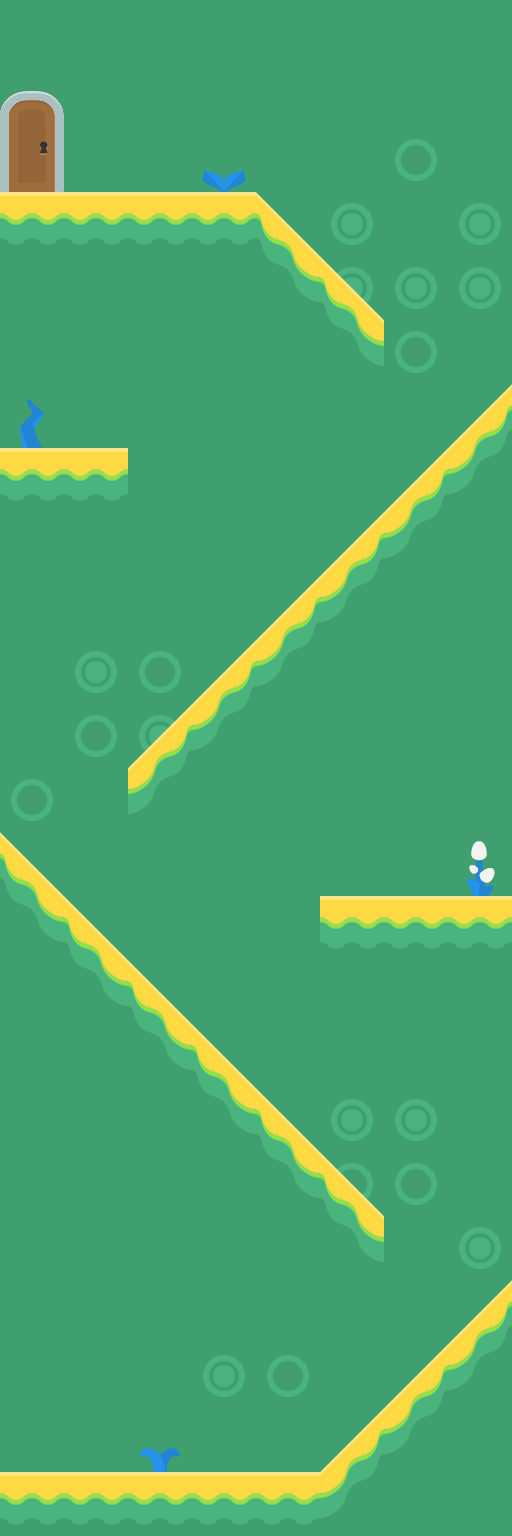

A 2D game scene composited from a Tiled map and its tileset images. What follows is a short description and the map's XML, with every tile layer's data as written:
An orthogonal 8x24 tile map with 64x64 px tiles, 3 tile layers (background, platforms, foreground) and 8 objects (emojiSpawn, playerSpawn, exitRect, emojiDeathRect).

<map version="1.5" tiledversion="1.7.2" orientation="orthogonal" renderorder="right-down" width="8" height="24" tilewidth="64" tileheight="64" infinite="0" nextlayerid="5" nextobjectid="5">
 <editorsettings>
  <export target="slopes.json" format="json" />
 </editorsettings>
 <tileset firstgid="1" name="kenney-tileset" tilewidth="64" tileheight="64" spacing="2" margin="1" tilecount="374" columns="22">
  <image source="../tiles/kenney-tileset-64px-extruded.png" width="1452" height="1122" />
  <tile id="67">
   <properties>
    <property name="collides" type="bool" value="true" />
   </properties>
  </tile>
  <tile id="68">
   <properties>
    <property name="collides" type="bool" value="true" />
   </properties>
  </tile>
  <tile id="69">
   <properties>
    <property name="collides" type="bool" value="true" />
   </properties>
  </tile>
  <tile id="70">
   <properties>
    <property name="collides" type="bool" value="true" />
   </properties>
  </tile>
  <tile id="71">
   <properties>
    <property name="collides" type="bool" value="true" />
   </properties>
  </tile>
  <tile id="72">
   <properties>
    <property name="collides" type="bool" value="true" />
   </properties>
  </tile>
  <tile id="73">
   <properties>
    <property name="collides" type="bool" value="true" />
   </properties>
  </tile>
  <tile id="74">
   <properties>
    <property name="collides" type="bool" value="true" />
   </properties>
  </tile>
  <tile id="89">
   <properties>
    <property name="collides" type="bool" value="true" />
   </properties>
   <objectgroup draworder="index" id="2">
    <object id="2" x="64" y="0">
     <polygon points="0,0 0,64 -64,64" />
    </object>
   </objectgroup>
  </tile>
  <tile id="90">
   <properties>
    <property name="collides" type="bool" value="true" />
   </properties>
   <objectgroup draworder="index" id="2">
    <object id="3" x="0" y="0">
     <polyline points="0,0 64,64 0,64 0,0" />
    </object>
   </objectgroup>
  </tile>
  <tile id="91">
   <properties>
    <property name="collides" type="bool" value="true" />
   </properties>
  </tile>
  <tile id="92">
   <properties>
    <property name="collides" type="bool" value="true" />
   </properties>
  </tile>
  <tile id="93">
   <properties>
    <property name="collides" type="bool" value="true" />
   </properties>
  </tile>
  <tile id="94">
   <properties>
    <property name="collides" type="bool" value="true" />
   </properties>
  </tile>
  <tile id="95">
   <properties>
    <property name="collides" type="bool" value="true" />
   </properties>
  </tile>
  <tile id="96">
   <properties>
    <property name="collides" type="bool" value="true" />
   </properties>
  </tile>
  <tile id="111">
   <properties>
    <property name="collides" type="bool" value="true" />
   </properties>
   <objectgroup draworder="index" id="2">
    <object id="1" x="0" y="0">
     <polyline points="0,0 0,32 32,0 0,0" />
    </object>
   </objectgroup>
  </tile>
  <tile id="112">
   <properties>
    <property name="collides" type="bool" value="true" />
   </properties>
   <objectgroup draworder="index" id="2">
    <object id="1" x="64" y="0">
     <polyline points="0,0 0,32 -32,0 0,0" />
    </object>
   </objectgroup>
  </tile>
  <tile id="113">
   <properties>
    <property name="collides" type="bool" value="true" />
   </properties>
  </tile>
  <tile id="114">
   <properties>
    <property name="collides" type="bool" value="true" />
   </properties>
  </tile>
  <tile id="115">
   <properties>
    <property name="collides" type="bool" value="true" />
   </properties>
  </tile>
  <tile id="116">
   <properties>
    <property name="collides" type="bool" value="true" />
   </properties>
  </tile>
  <tile id="117">
   <properties>
    <property name="collides" type="bool" value="true" />
   </properties>
  </tile>
  <tile id="118">
   <properties>
    <property name="collides" type="bool" value="true" />
   </properties>
  </tile>
  <tile id="279">
   <properties>
    <property name="collides" type="bool" value="true" />
    <property name="isDeadly" type="bool" value="true" />
   </properties>
  </tile>
 </tileset>
 <layer id="1" name="background" width="8" height="24">
  <data encoding="csv">
67,67,67,67,67,67,67,67,
67,67,67,67,67,67,67,67,
67,67,67,67,67,67,89,67,
67,67,67,67,67,111,67,111,
67,67,67,67,67,111,111,111,
67,67,67,67,67,67,89,67,
67,67,67,67,67,67,67,67,
67,67,67,67,67,67,67,67,
67,67,67,67,67,67,67,67,
67,67,67,67,67,67,67,67,
67,111,89,67,67,67,67,67,
67,89,111,67,67,67,67,67,
89,67,67,67,67,67,67,67,
67,67,67,67,67,67,67,67,
67,67,67,67,67,67,67,67,
67,67,67,67,67,67,67,67,
67,67,67,67,67,67,67,67,
67,67,67,67,67,111,111,67,
67,67,67,67,67,89,89,67,
67,67,67,67,67,67,67,111,
67,67,67,67,67,67,67,67,
67,67,67,111,89,67,67,67,
67,67,67,67,67,67,67,67,
67,67,67,67,67,67,67,67
</data>
 </layer>
 <layer id="2" name="platforms" width="8" height="24">
  <data encoding="csv">
0,0,0,0,0,0,0,0,
0,0,0,0,0,0,0,0,
0,0,0,0,0,0,0,0,
69,69,69,69,91,0,0,0,
0,0,0,0,113,91,0,0,
0,0,0,0,0,113,0,0,
0,0,0,0,0,0,0,90,
69,69,0,0,0,0,90,112,
0,0,0,0,0,90,112,0,
0,0,0,0,90,112,0,0,
0,0,0,90,112,0,0,0,
0,0,90,112,0,0,0,0,
0,0,112,0,0,0,0,0,
91,0,0,0,0,0,0,0,
113,91,0,0,0,69,69,69,
0,113,91,0,0,0,0,0,
0,0,113,91,0,0,0,0,
0,0,0,113,91,0,0,0,
0,0,0,0,113,91,0,0,
0,0,0,0,0,113,0,0,
0,0,0,0,0,0,0,90,
0,0,0,0,0,0,90,112,
0,0,0,0,0,90,112,0,
69,69,69,69,69,112,0,0
</data>
 </layer>
 <layer id="3" name="foreground" width="8" height="24">
  <data encoding="csv">
0,0,0,0,0,0,0,0,
278,0,0,0,0,0,0,0,
300,0,0,121,0,0,0,0,
0,0,0,0,0,0,0,0,
0,0,0,0,0,0,0,0,
0,0,0,0,0,0,0,0,
98,0,0,0,0,0,0,0,
0,0,0,0,0,0,0,0,
0,0,0,0,0,0,0,0,
0,0,0,0,0,0,0,0,
0,0,0,0,0,0,0,0,
0,0,0,0,0,0,0,0,
0,0,0,0,0,0,0,0,
0,0,0,0,0,0,0,120,
0,0,0,0,0,0,0,0,
0,0,0,0,0,0,0,0,
0,0,0,0,0,0,0,0,
0,0,0,0,0,0,0,0,
0,0,0,0,0,0,0,0,
0,0,0,0,0,0,0,0,
0,0,0,0,0,0,0,0,
0,0,0,0,0,0,0,0,
0,0,100,0,0,0,0,0,
0,0,0,0,0,0,0,0
</data>
 </layer>
 <objectgroup id="4" name="objectLayer">
  <object id="1" type="emojiSpawn" x="448" y="0">
   <point />
  </object>
  <object id="2" type="playerSpawn" x="96" y="1440">
   <point />
  </object>
  <object id="3" type="exitRect" x="0" y="91" width="64" height="101" />
  <object id="4" type="emojiDeathRect" x="0" y="1216" width="1" height="256" />
 </objectgroup>
</map>
